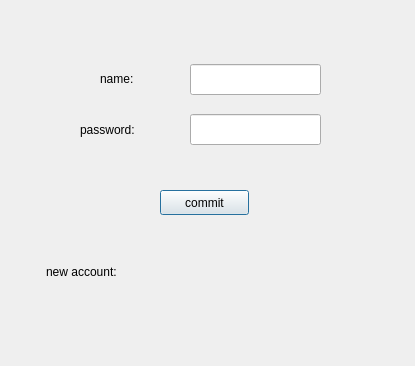
<?xml version="1.0" encoding="UTF-8"?>
<ui version="4.0">
 <class>Register</class>
 <widget class="QDialog" name="Register">
  <property name="geometry">
   <rect>
    <x>0</x>
    <y>0</y>
    <width>415</width>
    <height>366</height>
   </rect>
  </property>
  <property name="windowTitle">
   <string>Dialog</string>
  </property>
  <widget class="QPushButton" name="btn_commit">
   <property name="geometry">
    <rect>
     <x>160</x>
     <y>190</y>
     <width>89</width>
     <height>25</height>
    </rect>
   </property>
   <property name="text">
    <string>commit</string>
   </property>
  </widget>
  <widget class="QLineEdit" name="lineEdit_name">
   <property name="geometry">
    <rect>
     <x>190</x>
     <y>64</y>
     <width>131</width>
     <height>31</height>
    </rect>
   </property>
  </widget>
  <widget class="QLineEdit" name="lineEdit_pwd">
   <property name="geometry">
    <rect>
     <x>190</x>
     <y>114</y>
     <width>131</width>
     <height>31</height>
    </rect>
   </property>
  </widget>
  <widget class="QLabel" name="label">
   <property name="geometry">
    <rect>
     <x>100</x>
     <y>70</y>
     <width>67</width>
     <height>17</height>
    </rect>
   </property>
   <property name="text">
    <string>name:</string>
   </property>
  </widget>
  <widget class="QLabel" name="label_2">
   <property name="geometry">
    <rect>
     <x>80</x>
     <y>120</y>
     <width>91</width>
     <height>20</height>
    </rect>
   </property>
   <property name="text">
    <string>password:</string>
   </property>
  </widget>
  <widget class="QLabel" name="label_new_account">
   <property name="geometry">
    <rect>
     <x>46</x>
     <y>246</y>
     <width>331</width>
     <height>51</height>
    </rect>
   </property>
   <property name="text">
    <string>new account:</string>
   </property>
  </widget>
 </widget>
 <resources/>
 <connections/>
</ui>
